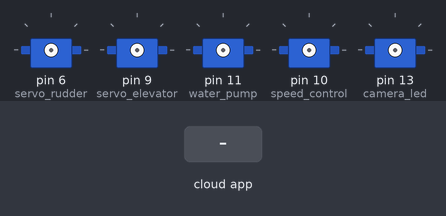
Recording of a sketch running on a simulated Arduino Uno, built with avr-gcc and run on an emulated ATmega328P. On the bench: 5 × servo. The test bench sets the inputs (shaded band). The ROS host is connected and sends only what is stated.

Above: at 1.2 s.
1.3 s: the phone or cloud app sets servo_rudder to 0
2.8 s: the phone or cloud app sets servo_elevator to 0
4.3 s: the phone or cloud app sets water_pump to 0
5.8 s: the phone or cloud app sets speed_control to 0
7.3 s: the phone or cloud app sets camera_led to 0
8.8 s: the phone or cloud app sets servo_rudder to 45
At 10.0 s:
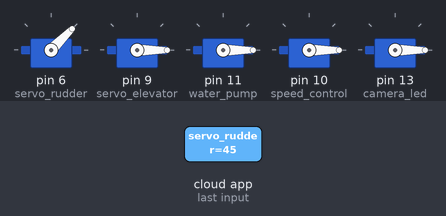
Timing chart, 0 to 11.3 s (numbered marks = the images above; inputs shaded):
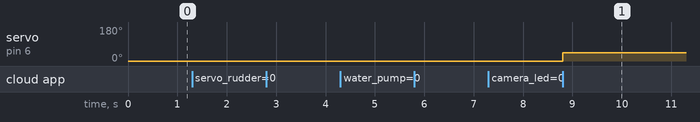

The sketch:

neptune_arduino_3_mod_water_ballast.ino
```cpp
/*
 * rosserial Subscriber for Neptune
 */

#define USE_USBCON
/*
 * rosserial Servo Control Example
 *
 * This sketch demonstrates the control of hobby R/C servos
 * using ROS and the arduiono
 *
 * For the full tutorial write up, visit
 * www.ros.org/wiki/rosserial_arduino_demos
 *
 * For more information on the Arduino Servo Library
 * Checkout :
 * http://www.arduino.cc/en/Reference/Servo
 */

#if (ARDUINO >= 100)
 #include <Arduino.h>
#else
 #include <WProgram.h>
#endif

#include <Servo.h>
#include <ros.h>
#include <std_msgs/UInt16.h>

ros::NodeHandle  nh;

Servo servo_rudder;
Servo servo_elevator;
Servo water_pump;
Servo speed_control;
Servo camera_led;

void servo_rudder_cb( const std_msgs::UInt16& cmd_msg){
  servo_rudder.attach(6); //attach it to pin 6
  servo_rudder.write(cmd_msg.data); //
  //servo_rudder.detach(); //detach from pin 6
}

void servo_elevator_cb( const std_msgs::UInt16& cmd_msg){
  servo_elevator.attach(9); //attach it to pin 9
  servo_elevator.write(cmd_msg.data); //
  //servo_elevator.detach(); //detach from pin 9
}

void water_pump_cb( const std_msgs::UInt16& cmd_msg){
  water_pump.attach(11); //attach it to pin 11
  if (cmd_msg.data >= 170){
    water_pump.write(170);
  }else{
  water_pump.write(cmd_msg.data); //
  }
  //water_pump.detach(); //detach from pin 11
}

void speed_control_cb( const std_msgs::UInt16& cmd_msg){
  speed_control.attach(10); //attach it to pin 10
  speed_control.write(cmd_msg.data); //
  //speed_control.detach(); //detach from pin 10
}

void camera_led_cb( const std_msgs::UInt16& cmd_msg){
  camera_led.attach(13); //attach it to pin 13
  camera_led.write(cmd_msg.data); //
  //camera_led.detach(); //detach from pin 13
}

ros::Subscriber<std_msgs::UInt16> sub_1("servo_rudder", servo_rudder_cb);
ros::Subscriber<std_msgs::UInt16> sub_2("servo_elevator", servo_elevator_cb);
ros::Subscriber<std_msgs::UInt16> sub_3("water_pump", water_pump_cb);
ros::Subscriber<std_msgs::UInt16> sub_4("speed_control", speed_control_cb);
ros::Subscriber<std_msgs::UInt16> sub_5("camera_led", camera_led_cb);

void setup(){
  nh.initNode();
  nh.subscribe(sub_1);
  nh.subscribe(sub_2);
  nh.subscribe(sub_3);
  nh.subscribe(sub_4);
  nh.subscribe(sub_5);

  //servo_rudder.attach(6); //attach it to pin 6
  //servo_elevator.attach(9); //attach it to pin 9
  //water_pump.attach(11); //attach it to pin 11
  //speed_control.attach(10); //attach it to pin 10
  //camera_led.attach(13); //attach it to pin 13
}

void loop(){
  nh.spinOnce();
  delay(1);
}
```

Measured:
- after the input at 8.8 s, servo on pin 6 (servo_rudder): 0° → 45° at once
